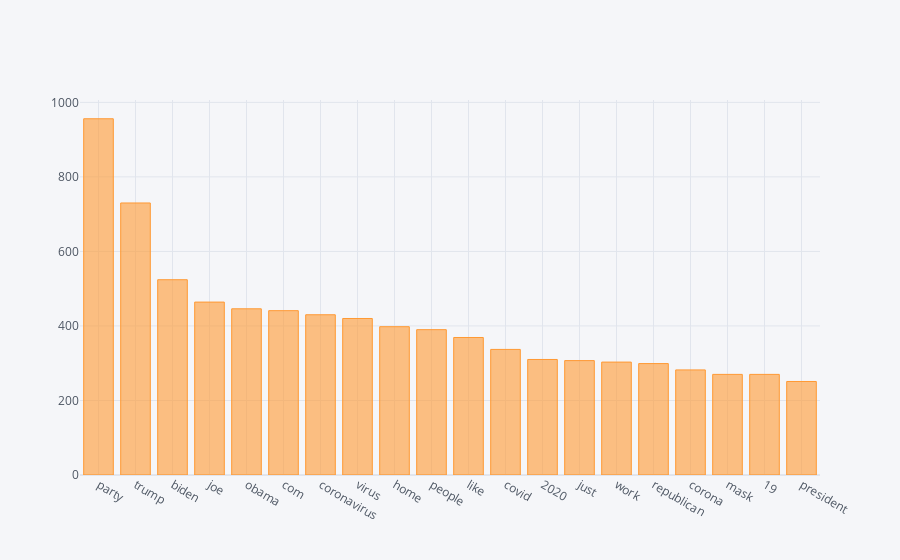

Notebook cell for this chart:
### Code cell
df1 = pd.DataFrame(words,columns=['Unigram','Frequency'])
df1 = df1.set_index('Unigram')
df1.iplot(kind='bar')

### Figure 1 — Plotly figure (JSON) as saved in the notebook; plotly's stock layout.template omitted (floating-point values rounded to 4 significant figures)
{"data": [{"marker": {"color": "rgba(255, 153, 51, 0.6)", "line": {"color": "rgba(255, 153, 51, 1.0)", "width": 1}}, "name": "Frequency", "orientation": "v", "text": "", "type": "bar", "x": ["party", "trump", "biden", "joe", "obama", "com", "coronavirus", "virus", "home", "people", "like", "covid", "2020", "just", "work", "republican", "corona", "mask", "19", "president"], "y": [956, 730, 524, 464, 446, 441, 430, 420, 398, 390, 369, 337, 310, 307, 303, 299, 282, 270, 270, 251]}], "layout": {"legend": {"bgcolor": "#F5F6F9", "font": {"color": "#4D5663"}}, "paper_bgcolor": "#F5F6F9", "plot_bgcolor": "#F5F6F9", "title": {"font": {"color": "#4D5663"}}, "xaxis": {"gridcolor": "#E1E5ED", "showgrid": true, "tickfont": {"color": "#4D5663"}, "title": {"font": {"color": "#4D5663"}, "text": ""}, "zerolinecolor": "#E1E5ED"}, "yaxis": {"gridcolor": "#E1E5ED", "showgrid": true, "tickfont": {"color": "#4D5663"}, "title": {"font": {"color": "#4D5663"}, "text": ""}, "zerolinecolor": "#E1E5ED"}}}
